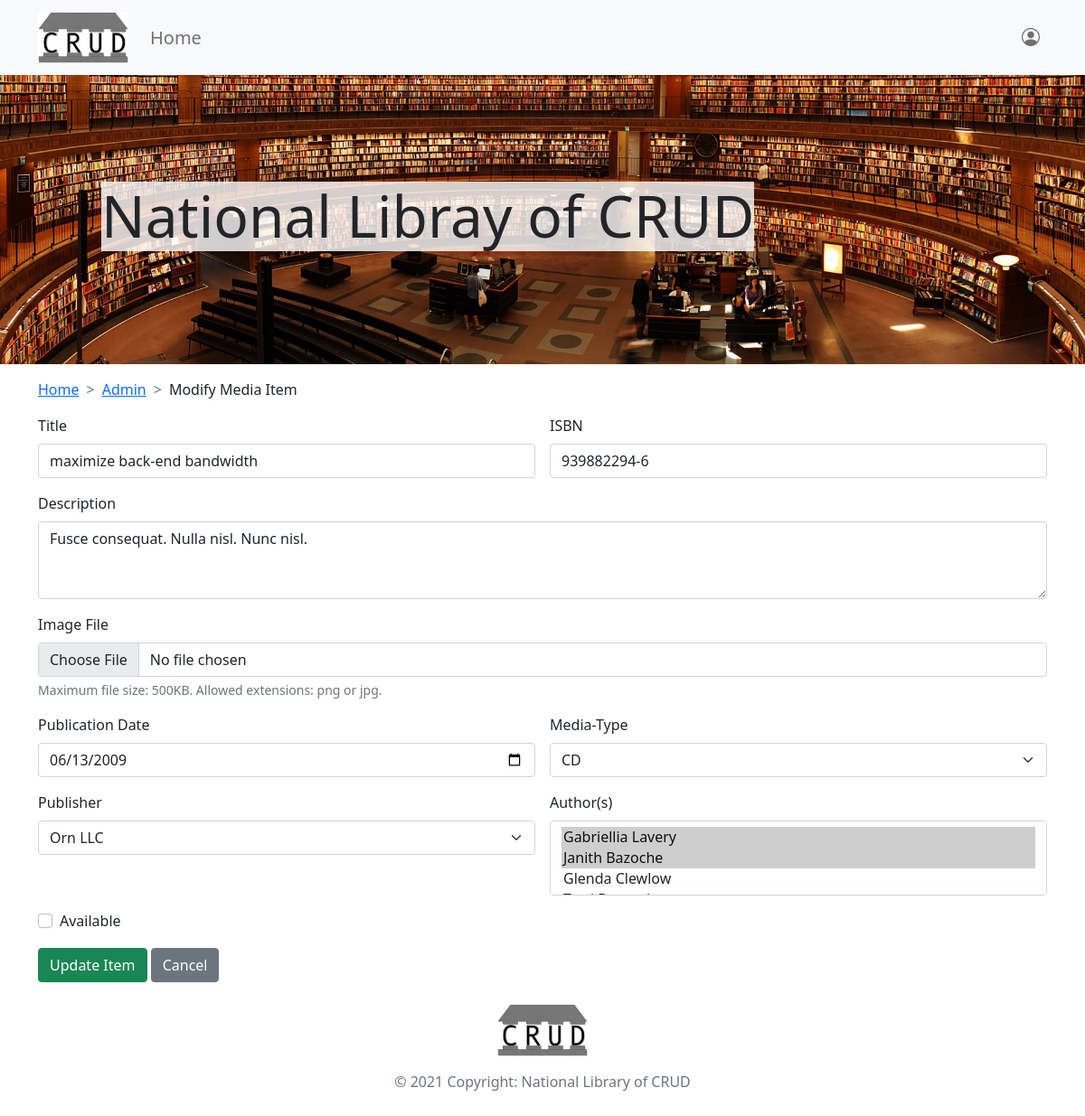
/modify.php?action=modify&mid=0000000001, run on an earlier commit of the app's database.
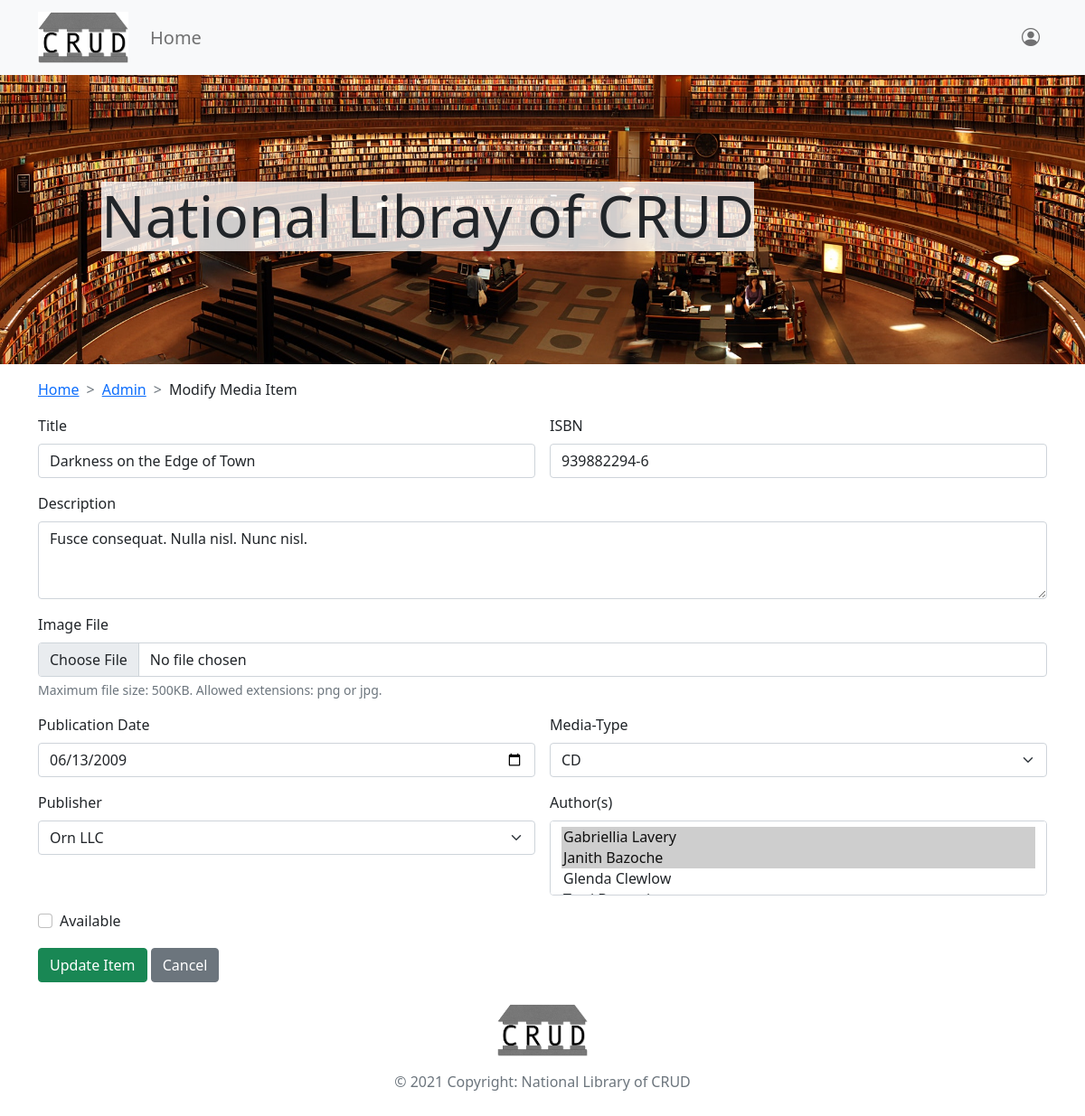
And on a later commit of the database.
### tables this page shows
CREATE TABLE `media` (
  `mid` int(10) UNSIGNED ZEROFILL NOT NULL,
  `title` varchar(50) NOT NULL,
  `image` varchar(2000) NOT NULL,
  `isbn` char(13) NOT NULL,
  `description` text NOT NULL,
  `pub_date` date NOT NULL,
  `isAvailable` tinyint(1) NOT NULL,
  `type` enum('book','cd','dvd','') NOT NULL,
  `pid` int(10) UNSIGNED ZEROFILL NOT NULL
);

### components/c_modify.php (the view, shortened to what the changed rows need)
<?php
    require_once 'actions/db_connect.php';
    if ($_GET["action"] == "modify" || $_GET["action"] == "delete") {
        $mid = $_GET["mid"];
        $sql = "SELECT * FROM media WHERE mid=$mid";
        $result = $mysqli->query($sql);
        $media = $result->fetch_all(MYSQLI_ASSOC)[0];
    }
    $disableText = $_GET["action"] == "delete" ? "disabled" : "";
?>
<form class="row g-3 needs-validation" method="post" action="action.php" enctype="multipart/form-data">
    <div class="col-md-6">
        <label for="inputTitle" class="form-label">Title</label>
        <input type="text" class="form-control" name="title" id="inputTitle" value="<?php echo $media['title'] ?? ''; ?>" required <?php echo $disableText; ?>>
    </div>
    <div class="col-md-6">
        <label for="inputIsbn" class="form-label">ISBN</label>
        <input type="text" class="form-control" name="isbn" id="inputIsbn" value="<?php echo $media['isbn'] ?? ''; ?>" required <?php echo $disableText; ?>>
    </div>
    <div class="col-12">
        <label for="inputDescription" class="form-label">Description</label>
        <textarea type="text" class="form-control" name="description" id="inputDescription" rows="3" required <?php echo $disableText; ?>><?php echo $media['description'] ?? ''; ?></textarea>
    </div>
    <div class="col-md-6">
        <label for="inputPubDate" class="form-label">Publication Date</label>
        <input type="date" class="form-control" name="pub_date" id="inputPubDate" value="<?php echo $media['pub_date'] ?? ''; ?>" required <?php echo $disableText; ?>>
    </div>
    <div class="col-md-6">
        <label for="inputType" class="form-label">Media-Type</label>
        <select id="inputType" class="form-select" name="type" <?php echo $disableText; ?> required>
            <option value="cd" <?php if (isset($media)) echo $media['type'] == 'cd' ? 'selected' : ''; ?>>CD</option>
        </select>
    </div>
    <div class="col-12">
        <div class="form-check">
            <label class="form-check-label" for="availCheck">Available</label>
            <input class="form-check-input" type="checkbox" name="isAvailable" value="true" id="availCheck" <?php if (isset($media)) echo $media['isAvailable'] ? "checked" : ""; ?> <?php echo $disableText; ?>>
        </div>
    </div>
</form>

What changed in the data, as far as the page shows it:
changed media "Fusce consequat. Nulla nisl. Nunc nisl.": title "maximize back-end bandwidth" → "Darkness on the Edge of Town"
